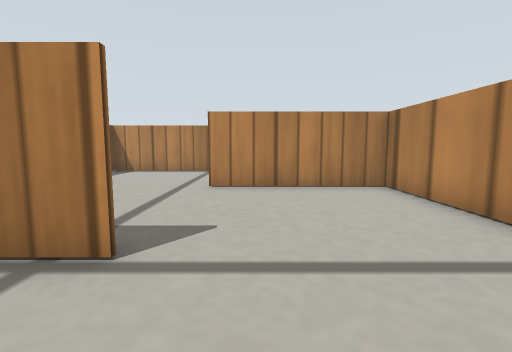
View 1 (above)

21 first-person views from a walk through a world built for the Gazebo simulator. The camera is 0.11 m above the floor, tilts 6° down and sees 85° across. The floor is counted in squares, 0.1 m on a side. Each view is taken from the middle of a square. On the plan, view 1 faces up. The plan holds only what a view shows up to about 12 squares ahead; the rest is blank. Simple patterns stand in for the simulator's built-in surfaces.

View 2
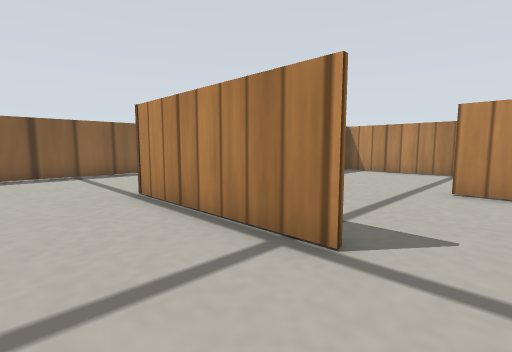

View 3
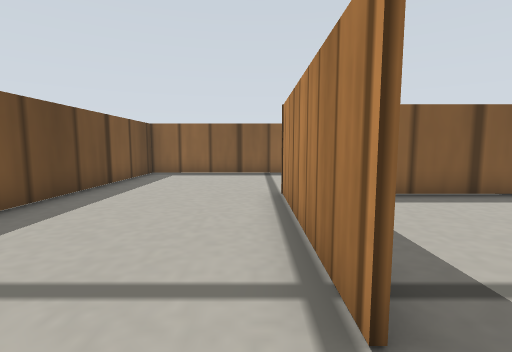

View 4
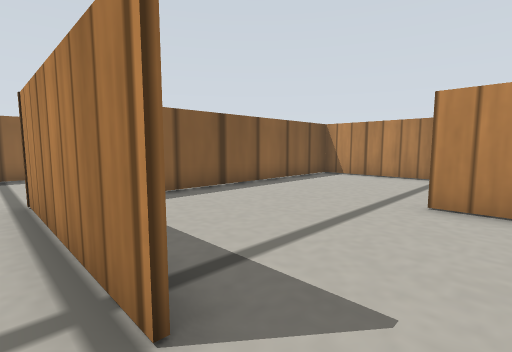

View 5
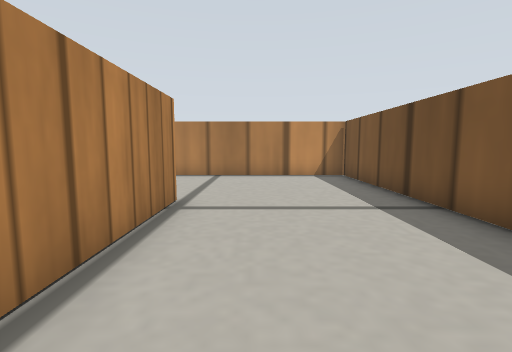

View 6
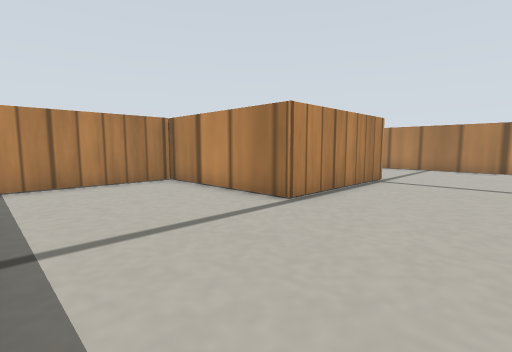

View 7
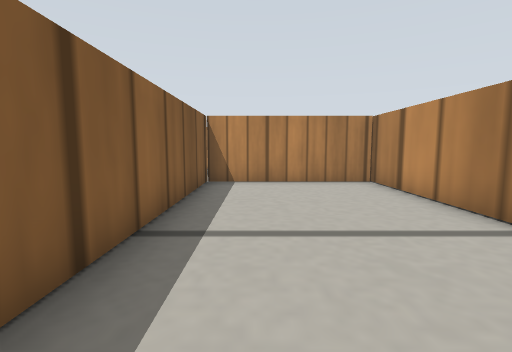

View 8
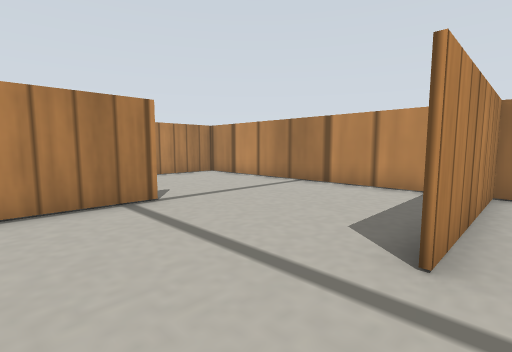

View 9
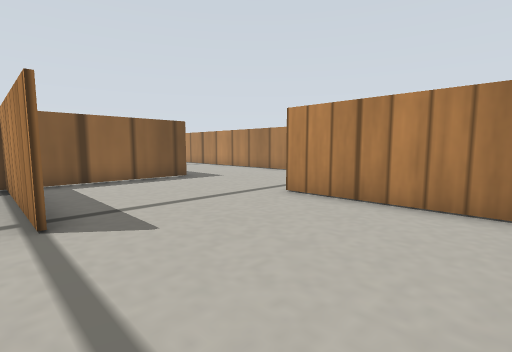

View 10
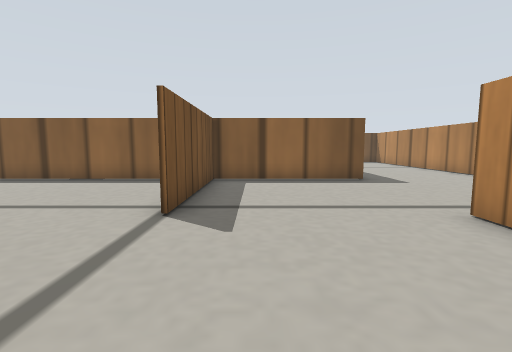

View 11
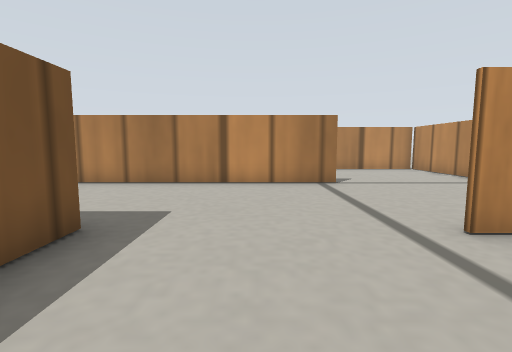

View 12
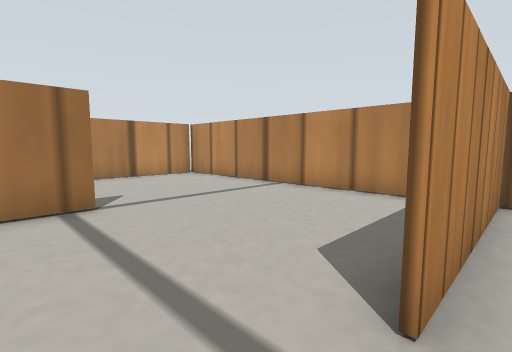

View 13
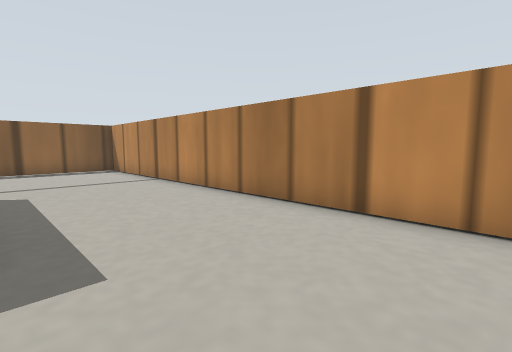

View 14
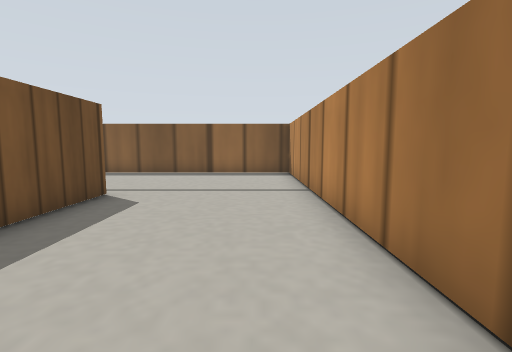

View 15
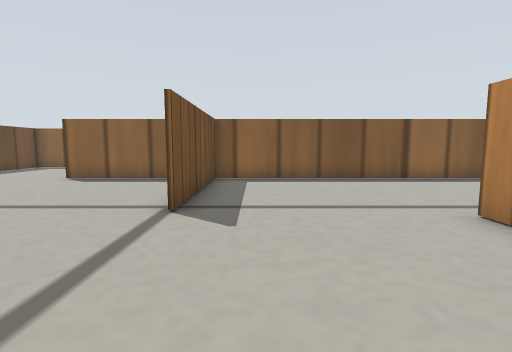

View 16
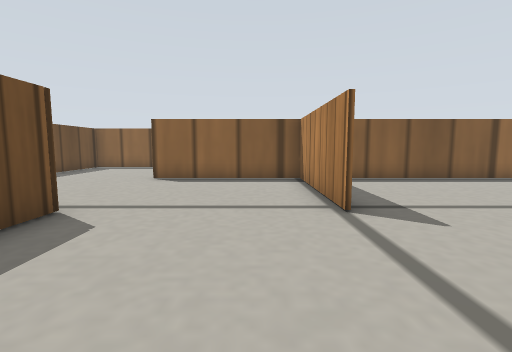

View 17
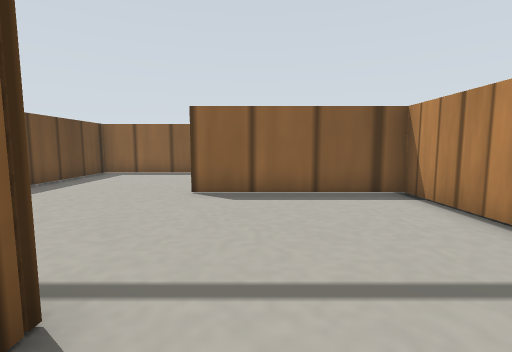

View 18
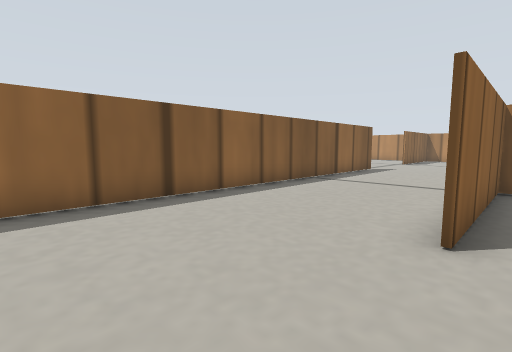

View 19
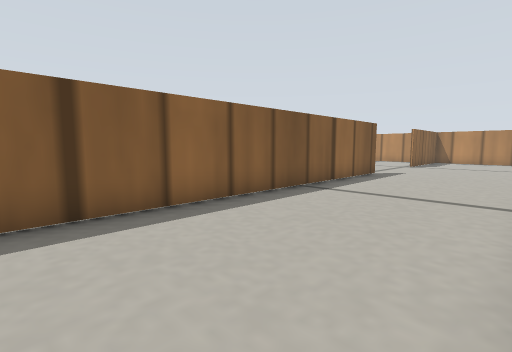

View 20
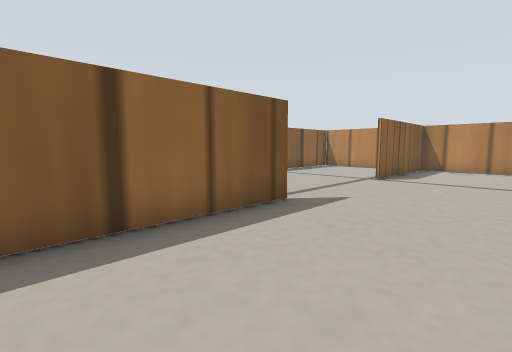

View 21
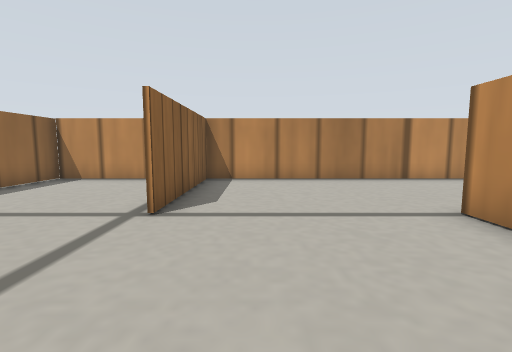

### Floor plan
Points are (right, up) in squares from view 1. A wall is a line through its corners. A room is listed if a view was taken in it or the views show most of it. See-through windows are left out.
Room 1 (views 1, 2, 3, 4, 5, 6, 7)
walls: (-1.4, 2.6) (-6.4, 2.6) (-6.4, 7.9); (-6.4, 7.6) (-11.5, 7.6) (-11.5, -2.3) (3.6, -2.3) (3.6, 2.4)
ways out: opening at (1, 3) to room 2
Room 2 (view 8)
walls: (3.6, 2.4) (3.6, 7.6) (-1.4, 7.6); (-6.3, 7.6) (-6.3, 5.1)
ways out: opening at (1, 3) to room 1; opening at (-3.5, 8) to room 3
Room 3 (view 9)
walls: (-1.4, 12.5) (-6.4, 12.5); (3.6, 8.8) (3.6, 12.5); (-6.3, 12.9) (-6.3, 7.6)
ways out: opening at (-3.5, 8) to room 2; opening at (1, 13) to room 4
Room 4 (views 10, 11, 12)
walls: (3.6, 17.4) (-1.4, 17.4); (3.6, 12.5) (3.6, 17); (-6.3, 17.6) (-6.3, 12.9); (-6.4, 12.6) (-1.4, 12.6)
ways out: opening at (1, 13) to room 3; opening at (-3.5, 17) to room 5
Room 5 (views 13, 14, 15, 16, 17, 18, 19, 20, 21)
walls: (-11.4, 17.6) (-8.6, 17.6); (-10.7, 17.4) (-11.4, 17.4); (-11.6, 12.5) (-16.6, 12.5); (-16.7, 21.5) (-16.7, 22.5); (-16.6, 12.6) (-11.6, 12.6); (-12.9, 27.4) (-21.6, 27.4) (-21.6, 22.4); (-21.6, 17.6) (-21.6, 2.7) (-17.6, 2.7); (-11.6, 7.7) (-10.5, 7.7); (-1.5, 22.4) (-16.6, 22.4) (-16.6, 7.4); (3.6, 17) (3.6, 27.4) (-0.4, 27.4)
ways out: opening at (-3.5, 17) to room 4; opening at (-22, 20)

Positions as (right, up) in squares from view 1, and headings:
1: (0, 0), facing up
2: (0, 0), facing up-left
3: (0, 2), facing left
4: (0, 2), facing up-left
5: (-7, 1), facing right
6: (-11, -1), facing up-right
7: (-10, -1), facing up
8: (-4, 7), facing up-right
9: (3, 12), facing up-left
10: (3, 14), facing left
11: (-4, 14), facing up
12: (-3, 17), facing up-right
13: (-3, 18), facing up-left
14: (-5, 21), facing left
15: (-7, 14), facing left
16: (-7, 11), facing left
17: (-10, 9), facing left
18: (-16, 4), facing up-left
19: (-17, 6), facing up-left
20: (-18, 13), facing up-left
21: (-20, 18), facing up
